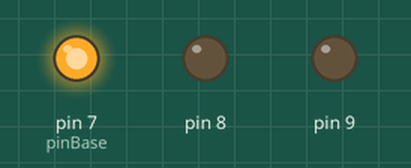
The sketch below on a simulated Arduino Uno, built with avr-gcc and run on an emulated ATmega328P. Shown: output pins drawn as LEDs (lit = HIGH).

Above: at 0.1 s.
At 1.1 s:
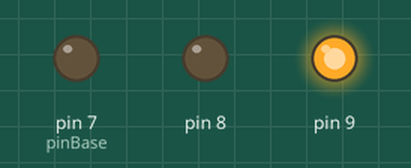
At 2.7 s:
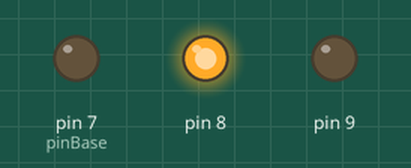
Timing chart, 0 to 3.0 s (numbered marks = the images above):
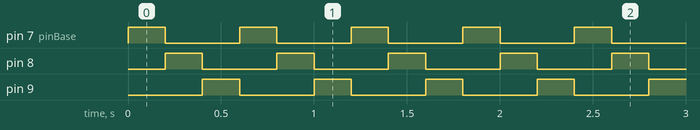

The sketch:

03_ExternalLED.ino
```cpp
// Turn on external LEDs from digital output
// XiaoCY 2021-11-11

int pinBase = 7;
int pinNum = 3;
int turnLED = 0;

void setup() {
  // put your setup code here, to run once:
  for (int i = 0; i < pinNum; i++) {
    pinMode(pinBase + i, OUTPUT);
  }
}

void loop() {
  // put your main code here, to run repeatedly:
  digitalWrite(pinBase + turnLED, HIGH);
  for (int i = 0; i < pinNum; i++) {
    if (i != turnLED) {
      digitalWrite(pinBase + i, LOW);
    }
  }

  turnLED += 1;
  if (turnLED >= pinNum) {
    turnLED = 0;
  }

  delay(200);
}
```

Measured:
- by itself, pin 7 (pinBase), pin 8, pin 9: alternates HIGH for 0.20 s and LOW for 0.40 s
- by itself, everything shown: repeats every 0.60 s, in 3 steps
